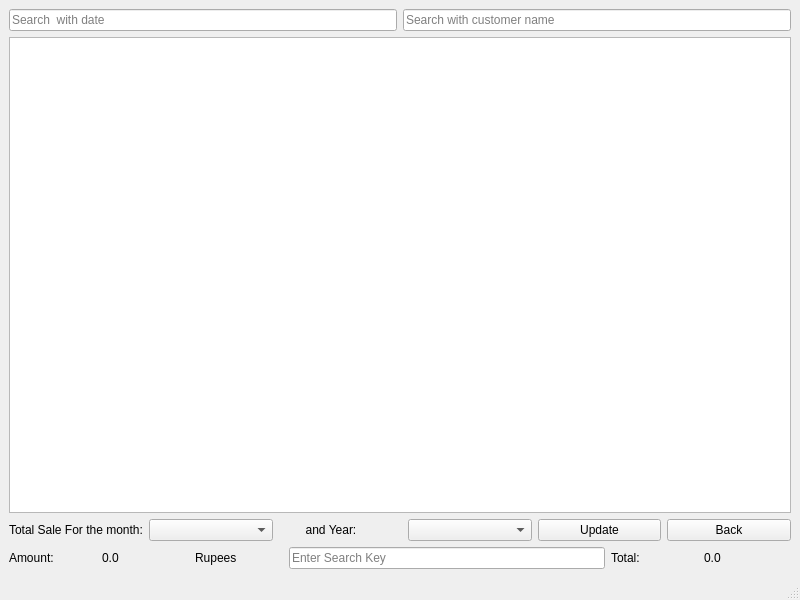
<?xml version="1.0" encoding="UTF-8"?>
<ui version="4.0">
 <class>MainWindow</class>
 <widget class="QMainWindow" name="MainWindow">
  <property name="geometry">
   <rect>
    <x>0</x>
    <y>0</y>
    <width>800</width>
    <height>600</height>
   </rect>
  </property>
  <property name="windowTitle">
   <string>EMS | Internal Sales Record</string>
  </property>
  <widget class="QWidget" name="centralwidget">
   <layout class="QVBoxLayout" name="verticalLayout_2">
    <item>
     <layout class="QGridLayout" name="gridLayout">
      <item row="0" column="0">
       <widget class="QLineEdit" name="date">
        <property name="placeholderText">
         <string>Search  with date</string>
        </property>
       </widget>
      </item>
      <item row="0" column="1">
       <widget class="QLineEdit" name="cname">
        <property name="placeholderText">
         <string>Search with customer name</string>
        </property>
       </widget>
      </item>
      <item row="1" column="0" colspan="2">
       <widget class="QTableWidget" name="history">
        <property name="alternatingRowColors">
         <bool>true</bool>
        </property>
        <property name="selectionMode">
         <enum>QAbstractItemView::SingleSelection</enum>
        </property>
        <property name="selectionBehavior">
         <enum>QAbstractItemView::SelectRows</enum>
        </property>
       </widget>
      </item>
     </layout>
    </item>
    <item>
     <layout class="QVBoxLayout" name="verticalLayout">
      <item>
       <layout class="QHBoxLayout" name="horizontalLayout">
        <item>
         <widget class="QLabel" name="label_4">
          <property name="text">
           <string>Total Sale For the month:</string>
          </property>
         </widget>
        </item>
        <item>
         <widget class="QComboBox" name="month"/>
        </item>
        <item>
         <widget class="QLabel" name="label_5">
          <property name="text">
           <string>        and Year:</string>
          </property>
         </widget>
        </item>
        <item>
         <widget class="QComboBox" name="year"/>
        </item>
        <item>
         <widget class="QPushButton" name="update">
          <property name="text">
           <string>Update</string>
          </property>
         </widget>
        </item>
        <item>
         <widget class="QPushButton" name="back">
          <property name="text">
           <string>Back</string>
          </property>
         </widget>
        </item>
       </layout>
      </item>
      <item>
       <layout class="QHBoxLayout" name="horizontalLayout_2">
        <item>
         <widget class="QLabel" name="label_6">
          <property name="text">
           <string>Amount:</string>
          </property>
         </widget>
        </item>
        <item>
         <widget class="QLabel" name="amount">
          <property name="text">
           <string>0.0</string>
          </property>
         </widget>
        </item>
        <item>
         <widget class="QLabel" name="label_8">
          <property name="text">
           <string>Rupees</string>
          </property>
         </widget>
        </item>
        <item>
         <widget class="QLineEdit" name="key">
          <property name="maximumSize">
           <size>
            <width>316</width>
            <height>16777215</height>
           </size>
          </property>
          <property name="echoMode">
           <enum>QLineEdit::Password</enum>
          </property>
          <property name="placeholderText">
           <string>Enter Search Key</string>
          </property>
         </widget>
        </item>
        <item>
         <widget class="QLabel" name="label_9">
          <property name="text">
           <string>Total:</string>
          </property>
         </widget>
        </item>
        <item>
         <widget class="QLabel" name="total">
          <property name="text">
           <string>0.0</string>
          </property>
         </widget>
        </item>
       </layout>
      </item>
     </layout>
    </item>
   </layout>
  </widget>
  <widget class="QMenuBar" name="menubar">
   <property name="geometry">
    <rect>
     <x>0</x>
     <y>0</y>
     <width>800</width>
     <height>25</height>
    </rect>
   </property>
  </widget>
  <widget class="QStatusBar" name="statusbar"/>
 </widget>
 <resources/>
 <connections>
  <connection>
   <sender>back</sender>
   <signal>clicked()</signal>
   <receiver>date</receiver>
   <slot>lower()</slot>
   <hints>
    <hint type="sourcelabel">
     <x>731</x>
     <y>518</y>
    </hint>
    <hint type="destinationlabel">
     <x>203</x>
     <y>48</y>
    </hint>
   </hints>
  </connection>
 </connections>
</ui>
